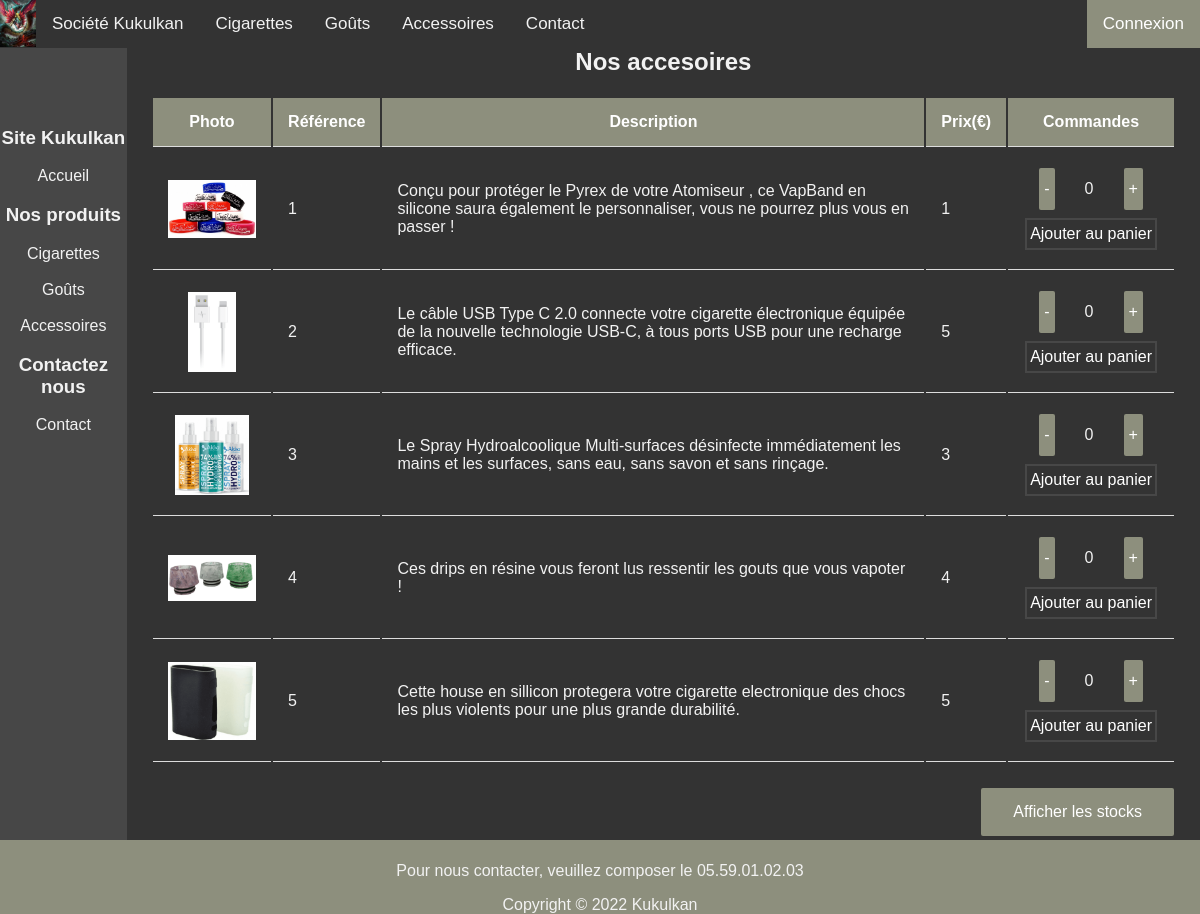
The app's page /php/pages/produit.php?cat=accessoires with its own data.
### tables this page shows
CREATE TABLE Produit (
  reference int(100) NOT NULL AUTO_INCREMENT PRIMARY KEY,
  img text NOT NULL,
  descriptionProduit text NOT NULL,
  prix int(100) NOT NULL,
  stock int(100) NOT NULL,
  idCategorie int(1) NOT NULL,
  FOREIGN KEY (idCategorie) REFERENCES Categorie(idCategorie)
);

### php/pages/produit.php (the view, shortened to what this page needs)
<html>
<head>
    <link rel="stylesheet" type="text/css" href="../../css/style.css" />
</head>
<body>
    <?php include("../components/header.php"); ?>
    <div class="corps">
        <?php include("../components/menu.php"); ?>
        <div class="principal">
            <?php
            $cnx = mysqli_connect('localhost','devWeb','mdpDevWeb0');
            $req = 'SELECT p.reference, p.img, p.descriptionProduit, p.prix, p.stock, c.nom as categorie
                FROM Produit as p
                INNER JOIN Categorie as c
                WHERE p.idCategorie = c.idCategorie';
            $result = mysqli_query($cnx,$req);
            $tabProduits = array();
            $row = 1;
            while ($data = mysqli_fetch_assoc($result)) {
                $tabProduits[$row] = array(
                    "cat" => $data['categorie'],
                    "ref" => $data['reference'],
                    "prix" => $data['prix'],
                    "description" => $data['descriptionProduit'],
                    "img" => $data['img'],
                    "stock" => $data['stock']
                );
                $row ++;
            }
            switch($_GET['cat']){
                case "accessoires":
                    echo "<h2>Nos accesoires</h2>";
                    $id = "tabAccessoire";
                    break;
            }
            echo('
            <table id="'.$id.'">
            <tr>
                <th>Photo</th>
                <th>Référence</th>
                <th>Description</th>
                <th>Prix(€)</th>
                <th>Commandes</th>
            </tr>
            ');
            foreach ($tabProduits as $indice => $produit) {
                if($produit['cat'] == $_GET['cat']){
                    echo('
                    <tr>
                        <td><img src='.$produit['img'].' onclick="zoomer(this)"/></td>
                        <td>'.$produit['ref'].'</td>
                        <td>'.$produit['description'].'</td>
                        <td>'.$produit['prix'].'</td>
                        <td>
                            <div class="divCommande" id="commande_0">
                                <input type="button" class="button" value="-" onclick="diminuer(this)">
                                <p>0</p>
                                <input type="button" class="button" value="+" onclick="augmenter(this)">
                            </div>
                            <input type="button" class="buttonPanier" value="Ajouter au panier" onclick="ajouterPanier(this)">
                        </td>
                    </tr>'
                    );
                }
            }
            ?>
            </table>
            <div style="text-align:right; margin-top: 20px;" id="divBouton">
                <?php echo('
                <input type="button" class="button" id="boutonStock" value="Afficher les stocks" onclick="afficherStocks(\''.$id.'\')">
                '); ?>
            </div>
        </div>
    </div>
    <?php include("../components/footer.php"); ?>
</body>
</html>

### css/style.css (style rules this page uses)
body { margin: 0; color: #f2f2f2; font-family: Arial, Helvetica, sans-serif; display: flex; flex-direction: column; align-content: stretch; width: 100%; height: 100%; }
h2 { margin-top: 0px; }
.corps { text-align: center; display: flex; justify-content: space-between; width: 100%; height: 100%; object-fit: contain; }
.principal { background-color: #333; padding: 0% 2%; text-align: center; width: 89%; height: auto; object-fit: contain; }
img { max-width: 100%; height: auto; object-fit: contain; }
table { display: flex; justify-content: center; max-width: 100%; height: auto; object-fit: contain; }
table img { width:150px; height:80px; }
th, td { padding: 15px; text-align: left; border-bottom: 1px solid #ddd; }
th { background-color: #8d8f7d; color: white; text-align: center; }
.button { background-color: #8d8f7d; border: none; color: white; padding: 15px 32px; text-align: center; text-decoration: none; display: inline-block; font-size: 16px; margin: 4px 2px; cursor: pointer; border-radius: 2px; transition-duration: 0.2s; }
.divCommande { display: flex; justify-content: space-around; width: 100%; height: auto; object-fit: contain; }
.divCommande .button { padding: 0px 5px; }
.buttonPanier { background-color: transparent; color: white; padding: 5px 3px; text-align: center; text-decoration: none; display: inline-block; font-size: 16px; margin: 4px 2px; cursor: pointer; border: 2px solid rgb(71, 71, 71); }

### records on screen
produit: img (picture), ref "1", descriptionProduit "Conçu pour protéger le Pyrex de votre Atomiseur , ce VapBand en silicone saura également le personnaliser, vous ne pourrez plus vous en passer !", prix "1"
produit: img (picture), reference "2", descriptionProduit "Le câble USB Type C 2.0 connecte votre cigarette électronique équipée de la nouvelle technologie USB-C, à tous ports USB pour une recharge efficace.", prix "5"
produit: img (picture), reference "3", descriptionProduit "Le Spray Hydroalcoolique Multi-surfaces désinfecte immédiatement les mains et les surfaces, sans eau, sans savon et sans rinçage.", prix "3"
produit: img (picture), reference "4", descriptionProduit "Ces drips en résine vous feront lus ressentir les gouts que vous vapoter !", prix "4"
produit: img (picture), reference "5", descriptionProduit "Cette house en sillicon protegera votre cigarette electronique des chocs les plus violents pour une plus grande durabilité.", prix "5"
